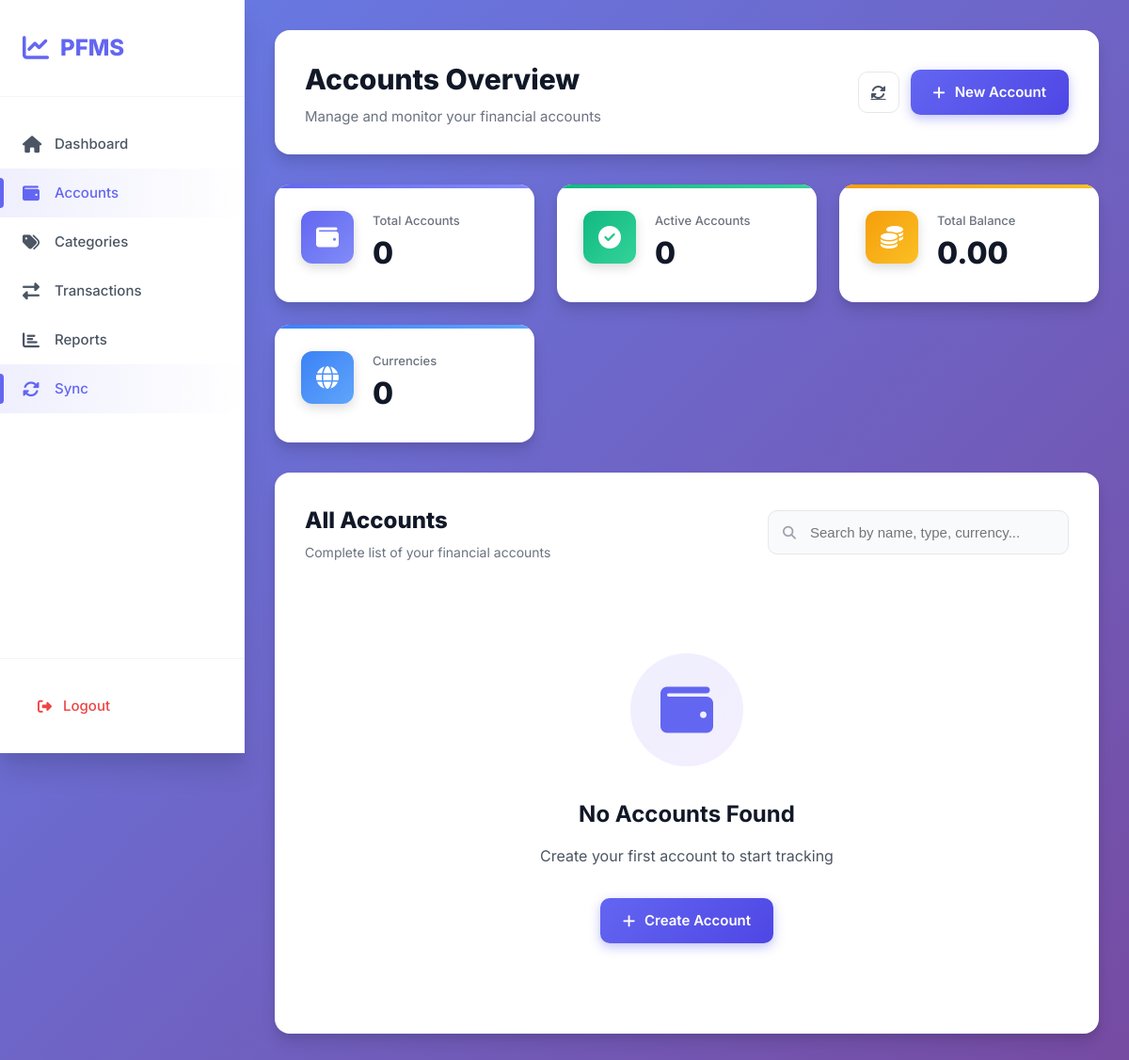
The page /app/auth/accounts/index.php (signed in) on the database as committed earlier.
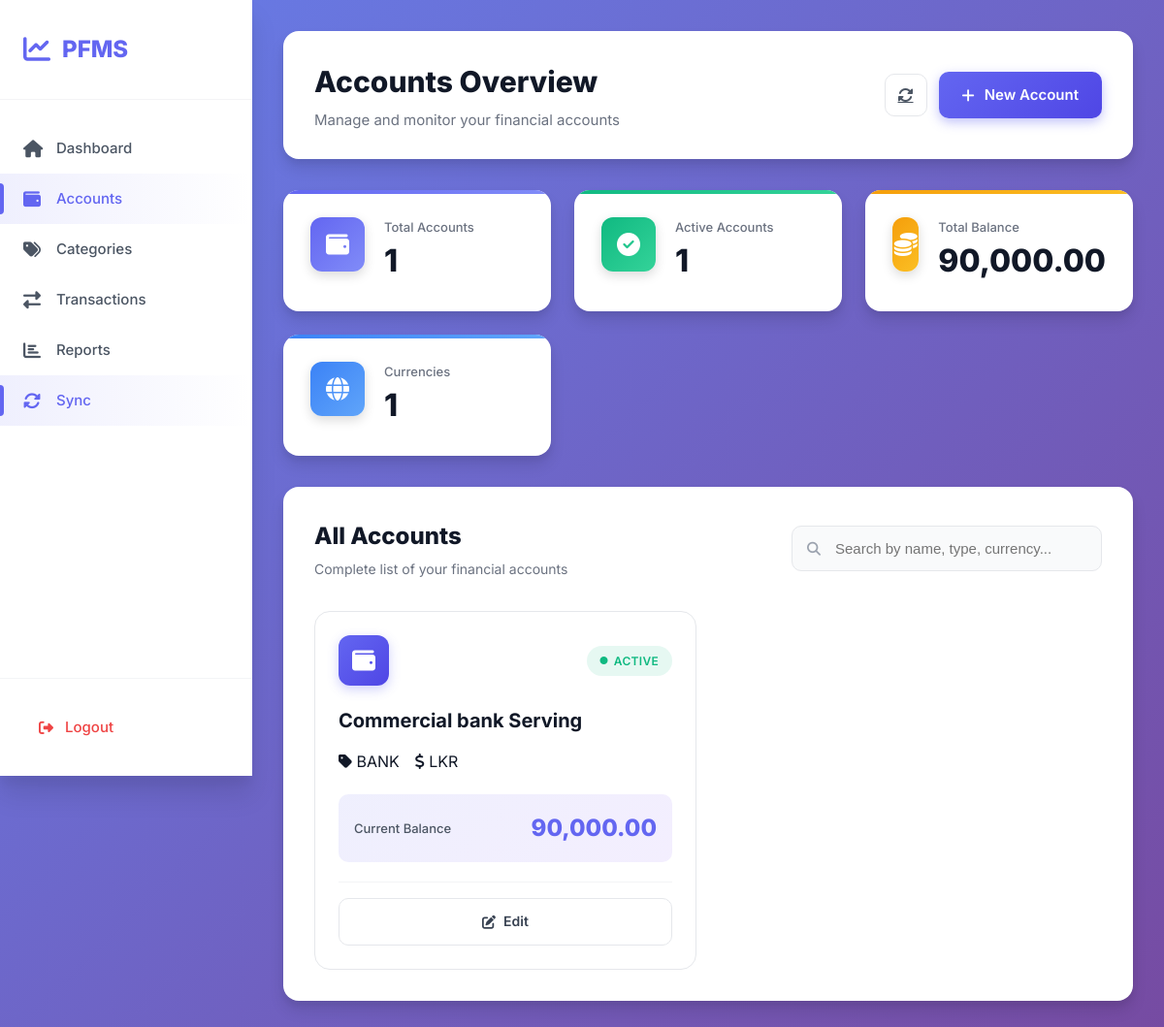
The same page on the database as committed later.
### tables this page shows
CREATE TABLE ACCOUNTS_LOCAL (
  local_account_id  INTEGER PRIMARY KEY AUTOINCREMENT,
  user_local_id     INTEGER NOT NULL,
  server_account_id INTEGER,
  account_name      TEXT NOT NULL,
  account_type      TEXT NOT NULL CHECK(account_type IN ('CASH','BANK','CARD','MOBILE')),
  currency_code     TEXT NOT NULL DEFAULT 'LKR',
  opening_balance   REAL NOT NULL DEFAULT 0,
  is_active         INTEGER NOT NULL DEFAULT 1, -- 1/0
  created_at        TEXT NOT NULL,
  updated_at        TEXT NOT NULL,
  FOREIGN KEY(user_local_id) REFERENCES USERS_LOCAL(local_user_id)
);

### app/auth/accounts/index.php (the view, shortened to what this page needs)
<?php
function h($x){ return htmlspecialchars((string)$x, ENT_QUOTES, 'UTF-8'); }
$pdo = sqlite();
$uid = (int)($_SESSION['uid'] ?? 0);
$mapStmt = $pdo->prepare("SELECT server_user_id FROM USERS_LOCAL WHERE local_user_id = ?");
$mapStmt->execute([$uid]);
$serverUid = (int)($mapStmt->fetchColumn() ?: 0);
$oconn = @oracle_conn();
$use_oracle = false;
$rows = [];
if ($use_oracle) {
    $sql = "
        SELECT
            a.server_account_id AS local_account_id,
            a.account_name,
            a.account_type,
            NVL(a.currency_code, 'LKR') AS currency_code,
            NVL(a.is_active,1) AS is_active,
            a.created_at,
            a.updated_at,
            NVL(a.opening_balance,0)
              + NVL(SUM(CASE
                  WHEN UPPER(t.txn_type)='INCOME'  THEN t.amount
                  WHEN UPPER(t.txn_type)='EXPENSE' THEN -t.amount
                  ELSE 0 END),0) AS current_balance
        FROM ACCOUNTS_CLOUD a
        LEFT JOIN TRANSACTIONS_CLOUD t
          ON t.account_server_id = a.server_account_id
         AND t.user_server_id = a.user_server_id
        WHERE a.user_server_id = :P_UID
        GROUP BY
          a.server_account_id,
          a.account_name,
          a.account_type,
          a.currency_code,
          a.is_active,
          a.created_at,
          a.updated_at,
          a.opening_balance
        ORDER BY NVL(a.is_active,1) DESC, a.created_at DESC
    ";
    $st = oci_parse($oconn, $sql);
    oci_bind_by_name($st, ':P_UID', $serverUid, -1, SQLT_INT);
    oci_execute($st);
    while ($r = oci_fetch_assoc($st)) $rows[] = arr_keys_lower($r);
} else {
    $stmt = $pdo->prepare("
      SELECT local_account_id, account_name, account_type, currency_code,
             current_balance, is_active, created_at, updated_at
      FROM V_ACCOUNT_BALANCES
      WHERE user_local_id = ?
      ORDER BY is_active DESC, created_at DESC
    ");
    $stmt->execute([$uid]);
    $rows = $stmt->fetchAll(PDO::FETCH_ASSOC);
}
$total_accounts   = count($rows);
$active_accounts  = count(array_filter($rows, fn($r) => (int)$r['is_active']));
$total_balance    = array_sum(array_map(fn($r) => (float)$r['current_balance'], $rows));
$currency_data = [];
foreach ($rows as $r) {
    $curr = strtoupper($r['currency_code']);
    if (!isset($currency_data[$curr])) $currency_data[$curr] = ['count' => 0, 'balance' => 0];
    $currency_data[$curr]['count']++;
    $currency_data[$curr]['balance'] += (float)$r['current_balance'];
}
?>
<!doctype html>
<html lang="en">
<head>
  <link rel="stylesheet" href="https://cdnjs.cloudflare.com/ajax/libs/font-awesome/6.4.0/css/all.min.css">
  <link rel="stylesheet" href="index.css">
</head>
<body>
<div class="app-container">
  <aside class="sidebar">
    <div class="logo">
      <i class="fas fa-chart-line"></i>
      <span>PFMS</span>
    </div>
    <nav class="nav-menu">
      <a href="<?= APP_BASE ?>/public/dashboard.php" class="nav-item">
        <i class="fas fa-home"></i>
        <span>Dashboard</span>
      </a>
      <a href="<?= APP_BASE ?>/app/auth/accounts/index.php" class="nav-item active">
        <i class="fas fa-wallet"></i>
        <span>Accounts</span>
      </a>
      <a href="<?= APP_BASE ?>/app/categories/index.php" class="nav-item">
        <i class="fas fa-tags"></i>
        <span>Categories</span>
      </a>
      <a href="<?= APP_BASE ?>/app/transactions/index.php" class="nav-item">
        <i class="fas fa-exchange-alt"></i>
        <span>Transactions</span>
      </a>
      <a href="<?= APP_BASE ?>/app/reports/index_oracle.php" class="nav-item">
        <i class="fas fa-chart-bar"></i>
        <span>Reports</span>
      </a>
      <a href="<?= APP_BASE ?>/public/sync.php" class="nav-item active">
        <i class="fas fa-sync-alt"></i>
        <span>Sync</span>
      </a>
    </nav>
    <div class="sidebar-footer">
      <a href="<?= APP_BASE ?>/public/logout.php" class="logout-link">
        <i class="fas fa-sign-out-alt"></i>
        <span>Logout</span>
      </a>
    </div>
  </aside>
  <main class="main-content">
    <div class="top-bar">
      <div class="page-title">
        <h1>Accounts Overview</h1>
        <p>Manage and monitor your financial accounts</p>
      </div>
      <div class="top-actions">
        <a href="<?= APP_BASE ?>/public/sync.php" class="btn-icon" title="Sync Now">
          <i class="fas fa-sync-alt"></i>
        </a>
        <a href="<?= APP_BASE ?>/app/auth/accounts/create.php" class="btn-primary">
          <i class="fas fa-plus"></i>
          <span>New Account</span>
        </a>
      </div>
    </div>
    <div class="stats-grid">
      <div class="stat-box stat-primary">
        <div class="stat-icon"><i class="fas fa-wallet"></i></div>
        <div class="stat-details">
          <span class="stat-label">Total Accounts</span>
          <span class="stat-value"><?= $total_accounts ?></span>
        </div>
      </div>
      <div class="stat-box stat-success">
        <div class="stat-icon"><i class="fas fa-check-circle"></i></div>
        <div class="stat-details">
          <span class="stat-label">Active Accounts</span>
          <span class="stat-value"><?= $active_accounts ?></span>
        </div>
      </div>
      <div class="stat-box stat-warning">
        <div class="stat-icon"><i class="fas fa-coins"></i></div>
        <div class="stat-details">
          <span class="stat-label">Total Balance</span>
          <span class="stat-value"><?= number_format($total_balance, 2) ?></span>
        </div>
      </div>
      <div class="stat-box stat-info">
        <div class="stat-icon"><i class="fas fa-globe"></i></div>
        <div class="stat-details">
          <span class="stat-label">Currencies</span>
          <span class="stat-value"><?= count($currency_data) ?></span>
        </div>
      </div>
    </div>
    <div class="table-section">
      <div class="section-header">
        <div>
          <h2>All Accounts</h2>
          <p>Complete list of your financial accounts</p>
        </div>
        <div class="search-container">
          <i class="fas fa-search"></i>
          <input type="text" id="searchInput" placeholder="Search by name, type, currency...">
        </div>
      </div>
      <?php if (empty($rows)): ?>
      <div class="empty-state">
        <div class="empty-icon"><i class="fas fa-wallet"></i></div>
        <h3>No Accounts Found</h3>
        <p>Create your first account to start tracking</p>
        <a href="<?= APP_BASE ?>/app/auth/accounts/create.php" class="btn-primary">
          <i class="fas fa-plus"></i>
          <span>Create Account</span>
        </a>
      </div>
      <?php else: ?>
      <div class="accounts-grid">
        <?php foreach($rows as $r): ?>
        <div class="account-card"
             data-account-name="<?= h($r['account_name']) ?>"
             data-account-type="<?= h($r['account_type']) ?>"
             data-currency="<?= h($r['currency_code']) ?>">
          <div class="account-header">
            <div class="account-icon-wrapper"><i class="fas fa-wallet"></i></div>
            <div class="account-status">
              <?php if ($r['is_active']): ?>
                <span class="badge badge-success"><i class="fas fa-circle"></i> Active</span>
              <?php else: ?>
                <span class="badge badge-inactive"><i class="fas fa-circle"></i> Inactive</span>
              <?php endif; ?>
            </div>
          </div>
          <div class="account-body">
            <h3><?= h($r['account_name']) ?></h3>
            <div class="account-meta">
              <span><i class="fas fa-tag"></i> <?= h($r['account_type']) ?></span>
              <span><i class="fas fa-dollar-sign"></i> <?= h($r['currency_code']) ?></span>
            </div>
            <div class="account-balance">
              <span class="balance-label">Current Balance</span>
              <span class="balance-amount"><?= number_format((float)$r['current_balance'], 2) ?></span>
            </div>
          </div>
          <div class="account-footer">
            <a href="<?= APP_BASE ?>/app/auth/accounts/edit.php?id=<?= (int)$r['local_account_id'] ?>" class="action-btn">
              <i class="fas fa-edit"></i> Edit
            </a>
          </div>
        </div>
        <?php endforeach; ?>
      </div>
      <?php endif; ?>
    </div>
  </main>
</div>
</body>
</html>

Rows that differ between the two databases and show on the page:
added accounts_local: is_active "1", shows "ACTIVE", account_name "Commercial bank Serving", account_type "BANK", currency_code "LKR", current_balance "90,000.00"
Other text that changed with them:
$total_accounts: "0" → "1"
$total_balance: "0.00" → "90,000.00"
count($currency_data): "0" → "1"
$active_accounts: "0" → (not shown)
text no longer shown: "No Accounts Found Create your first account to start tracking Create Account"
